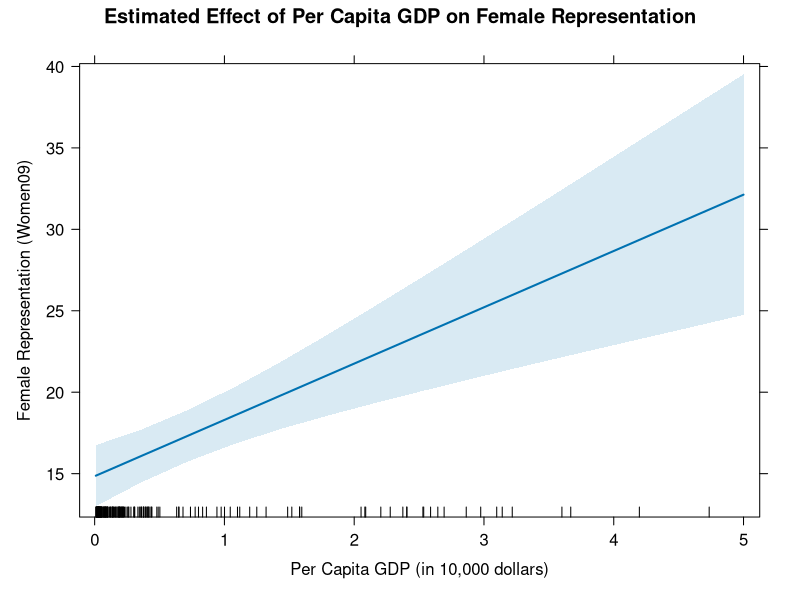
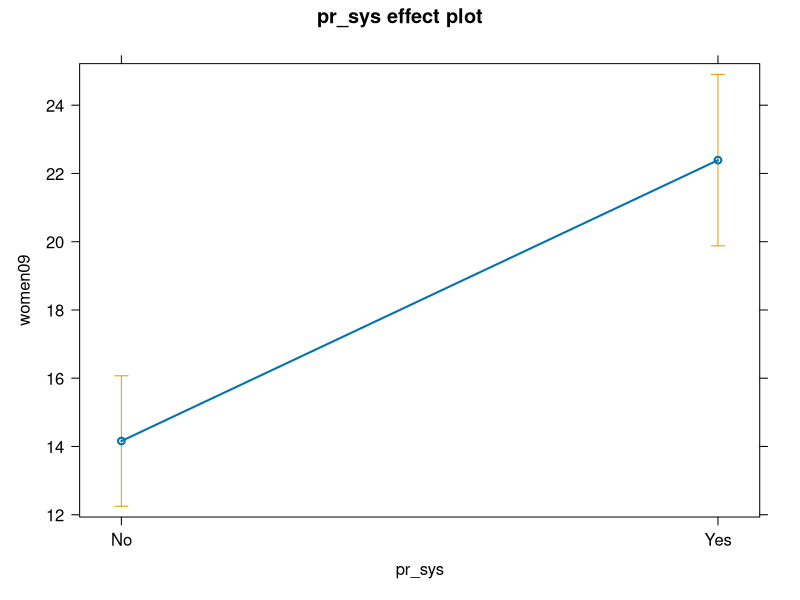

Recreate these plots in R, in order. (Note: this script raises an error after producing the figures.)
## ---- chunk 1
# Set CRAN mirror to avoid errors during package installation
options(repos = c(CRAN = "https://cran.rstudio.com/"))
# Set working directory and load world data
setwd("/Users/jackjeffrey/Documents/Poli502_Jeffrey/Data")
world <- read.csv("world.csv")
# Investigate dataset
head(world)
str(world)
names(world)
## ---- chunk 2
# Fit a constant only model
model_constant <- lm(women09 ~ 1, data = world)
# View summary of model
summary(model_constant)
# Estumate of intercept/mean equals 17.17772 which is 17% female representation
# across all countries on average, standard error of 0.8238, P value below zero
# indicates the result is statistically significant meaning there is a clear average.
# 11O Observations not included due to NA's.
## ---- chunk 3
# Fitting a linear model with women09 variable is dependent variable and gdp_10_thou
# as independent variable 
model_gdp <- lm(women09 ~ gdp_10_thou, data = world)
# view summary of model
summary(model_gdp)
#  The intercept is 14.8430. When GDP (gdp_10_thou) is 0, the baseline female
# representation would be approximately 14.84%.The coefficient for GDP is 3.4574, #bfor each increase of 1,000 dollars in per capita GDP, female representation is
# expected to increase by 3.46%. The p-value for gdp_10_thou is 5.5e-05, which is
# much smaller than 0.05. This means that the relationship between GDP and female
# representation is statistically significant, and we 
# can reject the null hypothesis that there is no relationship. 
# The R-squared value is low (9.3%), which suggests that while GDP 
# is statistically significant, it explains only a small portion 
# of the variation in female representation.
## ---- chunk 4
# Istall effects package 
install.packages("effects")
library(effects)
# Create effect graph for gdp per capitas effect on female representation
effect_gdp <- effect("gdp_10_thou", model_gdp)
plot(effect_gdp, main = "Estimated Effect of Per Capita GDP on Female Representation",
     xlab = "Per Capita GDP (in 10,000 dollars)", ylab = "Female Representation (Women09)")
## ---- chunk 5
# Investigate PR system variable to see if its is binary
unique(world$pr_sys)
# Estimate a model with PR system as the main independent variable
model_pr_sys <- lm(women09 ~ pr_sys, data = world)
# summarize result
summary(model_pr_sys)
# Proportional representation has a positive effect on female representation,
# with a coefficient of 8.23. Pvalue is 7.02e-07 and highly significant, 
# meaning the electoral system has a statistically significant impact 
# on female representation. The R-squared value is quite low, suggesting 
# that the electoral system alone explains only about 12.95% of the 
# variation in female representation. For countries with a non-proportional
# representation electoral system, the average 
# female representation is about 14.16.
## ---- chunk 6
# Create an effect graph for the effect of electoral systems 
# on female representation
effect_pr_sys <- effect("pr_sys", model_pr_sys)
# Plot the effect 
plot(effect_pr_sys)
# Based on the plot proportional representation systems result in 
# much higher female representation 
## ---- chunk 7
# Create a multiple regression model
model_gdp_prsys <- lm(women09 ~ gdp_10_thou + pr_sys, data = world)
# View results
summary(model_gdp_prsys)
# Interpretation - The residual standard error of 9.73 is the average difference
# between the actual values of female representation and the values 
# predicted by the model. 20.77%  of the variation in 
# female representation is explained by the per capita GDP 
# and electoral system combined based on the R squared value. 
# With a p-value of 4.049e-09, this model is highly significant.
## ---- chunk 8
# Model 4 fits the data best of the four models as it has 
# the lowes Residual standard error of the four models at 9.73. It also
# has the highest adjusted R squared meaning it accounts for more of 
# the variation in female representation after penalizing for 
# added predictors
## ---- chunk 9
# filter out missing data in pr sys
pr_data <- subset(world, pr_sysYes == 1)

# Define the model
pr_model <- lm(women09 ~ gdp_10_thou, data = pr_data)

# Generate predictions 
gdp_seq <- seq(min(pr_data$gdp_10_thou, na.rm = TRUE), 
               max(pr_data$gdp_10_thou, na.rm = TRUE), 
               length.out = 100)

# Create data frame from predictions 
prediction_data <- data.frame(gdp_10_thou = gdp_seq)

# Predict Y for GDP values
prediction_data$women09_pred <- predict(pr_model, newdata = prediction_data)

# Load tidyverse 
library(tidyverse)

# Graph plot 
ggplot(pr_data, aes(x = gdp_10_thou, y = women09)) +
  geom_point(alpha = 0.5) +  # Scatterplot of actual data
  geom_line(data = prediction_data, aes(x = gdp_10_thou, y = women09_pred), 
            color = "blue", size = 1) +  # Predicted effect line
  labs(
    title = "Effect of Per Capita GDP on Female Representation",
    x = "Per Capita GDP (in thousands)",
    y = "Female Representation (women09)"
  ) +
  theme_minimal()
## ---- chunk 10
# Model with interaction term
model_interaction <- lm(women09 ~ gdp_10_thou * pr_sys, data = world)

# Plot effect for interaction term
effect_gdp_pr_interaction <- Effect(
  focal.predictors = c("gdp_10_thou", "pr_sys"), 
  mod = model_interaction, 
  given.values = list(pr_sysYes = 1)
)

# Plot graph
plot(effect_gdp_pr_interaction)

## ---- chunk 11
# Ensure region is a factor variable 
world$region <- as.factor(world$region)
# Estimate regression model 
model_region <- lm(women09 ~ region, data = world)
# View model summary 
summary(model_region)
# the regions with statistically significant results are -  Asia-Pacific, Middle
# East, Scandinavia, and Western Europe.
# The Scandinavia region has the highest positive impact 
# on female representation, while the Middle East has the 
# largest negative impact. The Multiple R-squared of 0.2615 
# indicates that approximately 26.15% of the variability 
# in female representation is explained by the region variable.
## ---- chunk 12
# Fit the model with refion as the main independent variable 
model_region <- lm(women09 ~ region, data = world)
# Generate effect of region on female representation 
effect_region <- Effect(focal.predictors = "region", mod = model_region)
# Plot the effect 
plot(effect_region, main = "Effect of Region on Female Representation",
     xlab = "Region", ylab = "Female Representation (Women09)", 
     col = "blue", cex.lab = 1.2, cex.axis = 1.2)
## ---- chunk 13
# Fit the model with per capita gdp and region as independent variables 
model_gdp_region <- lm(women09 ~ gdp_10_thou + region, data = world)
# View model summary 
summary(model_gdp_region)
# Per capita GDP is not an important determinant of female representation 
# in this model. The coefficient for gdp_10_thou is 
# not statistically significant (p-value = 0.3917). 
# This suggests that, when controlling for region, 
# changes in per capita GDP do not have a strong 
# or statistically significant impact on female 
# representation across countries. 
# The p-value for gdp_10_thou is greater than 0.05, 
# which means there is not enough evidence to reject the null. 
## ---- chunk 14
# Create a model using ethnic fractionalization as a categorical nominal variable
model_frac_eth3 <- lm(women09 ~ factor(frac_eth3), data = world)
# view summary of model
summary(model_frac_eth3)
## ---- chunk 15
# Based on the regression results, 
# we cannot conclude that ethnic fractionalization 
# levels have a statistically significant positive 
# or negative impact on female
# representation in this dataset. 
# The p-values for all categories of ethnic fractionalization 
# are high, and the model as a whole is not significant.
